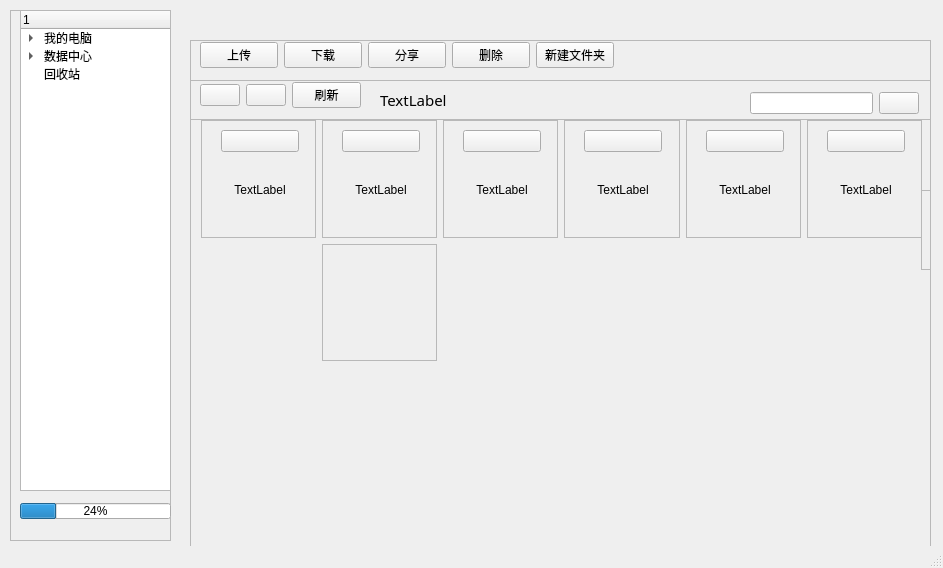
<?xml version="1.0" encoding="UTF-8"?>
<ui version="4.0">
 <class>MainWindow</class>
 <widget class="QMainWindow" name="MainWindow">
  <property name="geometry">
   <rect>
    <x>0</x>
    <y>0</y>
    <width>943</width>
    <height>568</height>
   </rect>
  </property>
  <property name="contextMenuPolicy">
   <enum>Qt::NoContextMenu</enum>
  </property>
  <property name="windowTitle">
   <string>MainWindow</string>
  </property>
  <property name="layoutDirection">
   <enum>Qt::LeftToRight</enum>
  </property>
  <property name="autoFillBackground">
   <bool>false</bool>
  </property>
  <widget class="QWidget" name="centralwidget">
   <widget class="QFrame" name="frame">
    <property name="geometry">
     <rect>
      <x>10</x>
      <y>10</y>
      <width>161</width>
      <height>531</height>
     </rect>
    </property>
    <property name="autoFillBackground">
     <bool>true</bool>
    </property>
    <property name="frameShape">
     <enum>QFrame::StyledPanel</enum>
    </property>
    <property name="frameShadow">
     <enum>QFrame::Raised</enum>
    </property>
    <widget class="QTreeWidget" name="treeWidget">
     <property name="geometry">
      <rect>
       <x>10</x>
       <y>0</y>
       <width>151</width>
       <height>481</height>
      </rect>
     </property>
     <column>
      <property name="text">
       <string/>
      </property>
     </column>
     <item>
      <property name="text">
       <string>我的电脑</string>
      </property>
      <property name="icon">
       <iconset>
        <normaloff>C:/Users/Administrator/Desktop/矢量图/电脑.png</normaloff>C:/Users/Administrator/Desktop/矢量图/电脑.png</iconset>
      </property>
      <item>
       <property name="text">
        <string>C盘</string>
       </property>
      </item>
      <item>
       <property name="text">
        <string>D盘</string>
       </property>
      </item>
      <item>
       <property name="text">
        <string>E盘</string>
       </property>
      </item>
     </item>
     <item>
      <property name="text">
       <string>数据中心</string>
      </property>
      <property name="icon">
       <iconset>
        <normaloff>C:/Users/Administrator/Desktop/矢量图/文档.png</normaloff>C:/Users/Administrator/Desktop/矢量图/文档.png</iconset>
      </property>
      <item>
       <property name="text">
        <string>图片</string>
       </property>
      </item>
      <item>
       <property name="text">
        <string>视频</string>
       </property>
      </item>
      <item>
       <property name="text">
        <string>音乐</string>
       </property>
      </item>
     </item>
     <item>
      <property name="text">
       <string>回收站</string>
      </property>
      <property name="icon">
       <iconset>
        <normaloff>C:/Users/Administrator/Desktop/矢量图/删除.png</normaloff>C:/Users/Administrator/Desktop/矢量图/删除.png</iconset>
      </property>
     </item>
    </widget>
    <widget class="QProgressBar" name="progressBar">
     <property name="geometry">
      <rect>
       <x>10</x>
       <y>493</y>
       <width>151</width>
       <height>16</height>
      </rect>
     </property>
     <property name="value">
      <number>24</number>
     </property>
    </widget>
   </widget>
   <widget class="QFrame" name="frame_2">
    <property name="geometry">
     <rect>
      <x>190</x>
      <y>40</y>
      <width>741</width>
      <height>41</height>
     </rect>
    </property>
    <property name="autoFillBackground">
     <bool>true</bool>
    </property>
    <property name="frameShape">
     <enum>QFrame::StyledPanel</enum>
    </property>
    <property name="frameShadow">
     <enum>QFrame::Raised</enum>
    </property>
    <widget class="QWidget" name="horizontalLayoutWidget">
     <property name="geometry">
      <rect>
       <x>10</x>
       <y>0</y>
       <width>414</width>
       <height>31</height>
      </rect>
     </property>
     <layout class="QHBoxLayout" name="horizontalLayout">
      <item>
       <widget class="QPushButton" name="pushButton_2">
        <property name="autoFillBackground">
         <bool>false</bool>
        </property>
        <property name="text">
         <string>上传</string>
        </property>
        <property name="icon">
         <iconset>
          <normaloff>C:/Users/Administrator/Desktop/矢量图/上传.png</normaloff>C:/Users/Administrator/Desktop/矢量图/上传.png</iconset>
        </property>
       </widget>
      </item>
      <item>
       <widget class="QPushButton" name="pushButton">
        <property name="text">
         <string>下载</string>
        </property>
        <property name="icon">
         <iconset>
          <normaloff>C:/Users/Administrator/Desktop/矢量图/下载.png</normaloff>C:/Users/Administrator/Desktop/矢量图/下载.png</iconset>
        </property>
       </widget>
      </item>
      <item>
       <widget class="QPushButton" name="pushButton_4">
        <property name="text">
         <string>分享</string>
        </property>
        <property name="icon">
         <iconset>
          <normaloff>C:/Users/Administrator/Desktop/矢量图/分享.png</normaloff>C:/Users/Administrator/Desktop/矢量图/分享.png</iconset>
        </property>
       </widget>
      </item>
      <item>
       <widget class="QPushButton" name="pushButton_3">
        <property name="text">
         <string>删除</string>
        </property>
        <property name="icon">
         <iconset>
          <normaloff>C:/Users/Administrator/Desktop/矢量图/删除.png</normaloff>C:/Users/Administrator/Desktop/矢量图/删除.png</iconset>
        </property>
       </widget>
      </item>
      <item>
       <widget class="QPushButton" name="pushButton_5">
        <property name="text">
         <string>新建文件夹</string>
        </property>
        <property name="icon">
         <iconset>
          <normaloff>C:/Users/Administrator/Desktop/矢量图/网盘-新建文件夹.png</normaloff>C:/Users/Administrator/Desktop/矢量图/网盘-新建文件夹.png</iconset>
        </property>
       </widget>
      </item>
     </layout>
    </widget>
   </widget>
   <widget class="QFrame" name="frame_3">
    <property name="geometry">
     <rect>
      <x>190</x>
      <y>80</y>
      <width>741</width>
      <height>41</height>
     </rect>
    </property>
    <property name="autoFillBackground">
     <bool>true</bool>
    </property>
    <property name="frameShape">
     <enum>QFrame::StyledPanel</enum>
    </property>
    <property name="frameShadow">
     <enum>QFrame::Raised</enum>
    </property>
    <widget class="QWidget" name="horizontalLayoutWidget_2">
     <property name="geometry">
      <rect>
       <x>10</x>
       <y>0</y>
       <width>161</width>
       <height>31</height>
      </rect>
     </property>
     <layout class="QHBoxLayout" name="horizontalLayout_2">
      <item>
       <widget class="QPushButton" name="pushButton_8">
        <property name="text">
         <string/>
        </property>
        <property name="icon">
         <iconset>
          <normaloff>C:/Users/Administrator/Desktop/矢量图/left.png</normaloff>C:/Users/Administrator/Desktop/矢量图/left.png</iconset>
        </property>
       </widget>
      </item>
      <item>
       <widget class="QPushButton" name="pushButton_7">
        <property name="text">
         <string/>
        </property>
        <property name="icon">
         <iconset>
          <normaloff>C:/Users/Administrator/Desktop/矢量图/right.png</normaloff>C:/Users/Administrator/Desktop/矢量图/right.png</iconset>
        </property>
       </widget>
      </item>
      <item>
       <widget class="QPushButton" name="pushButton_6">
        <property name="text">
         <string>刷新</string>
        </property>
        <property name="icon">
         <iconset>
          <normaloff>C:/Users/Administrator/Desktop/矢量图/刷新.png</normaloff>C:/Users/Administrator/Desktop/矢量图/刷新.png</iconset>
        </property>
       </widget>
      </item>
     </layout>
    </widget>
    <widget class="QWidget" name="layoutWidget">
     <property name="geometry">
      <rect>
       <x>560</x>
       <y>10</y>
       <width>169</width>
       <height>26</height>
      </rect>
     </property>
     <layout class="QHBoxLayout" name="horizontalLayout_3">
      <item>
       <widget class="QLineEdit" name="lineEdit"/>
      </item>
      <item>
       <widget class="QPushButton" name="pushButton_9">
        <property name="text">
         <string/>
        </property>
        <property name="icon">
         <iconset>
          <normaloff>C:/Users/Administrator/Desktop/矢量图/搜索.png</normaloff>C:/Users/Administrator/Desktop/矢量图/搜索.png</iconset>
        </property>
       </widget>
      </item>
     </layout>
    </widget>
    <widget class="QLabel" name="label_2">
     <property name="geometry">
      <rect>
       <x>190</x>
       <y>10</y>
       <width>351</width>
       <height>20</height>
      </rect>
     </property>
     <property name="font">
      <font>
       <family>Agency FB</family>
       <pointsize>11</pointsize>
       <weight>50</weight>
       <bold>false</bold>
      </font>
     </property>
     <property name="text">
      <string>TextLabel</string>
     </property>
    </widget>
   </widget>
   <widget class="QScrollArea" name="scrollArea">
    <property name="geometry">
     <rect>
      <x>190</x>
      <y>119</y>
      <width>741</width>
      <height>2011</height>
     </rect>
    </property>
    <property name="minimumSize">
     <size>
      <width>253</width>
      <height>150</height>
     </size>
    </property>
    <property name="layoutDirection">
     <enum>Qt::LeftToRight</enum>
    </property>
    <property name="widgetResizable">
     <bool>true</bool>
    </property>
    <widget class="QWidget" name="scrollAreaWidgetContents">
     <property name="geometry">
      <rect>
       <x>0</x>
       <y>0</y>
       <width>739</width>
       <height>2009</height>
      </rect>
     </property>
     <widget class="QWidget" name="gridLayoutWidget">
      <property name="geometry">
       <rect>
        <x>10</x>
        <y>0</y>
        <width>721</width>
        <height>241</height>
       </rect>
      </property>
      <layout class="QGridLayout" name="gridLayout">
       <item row="0" column="3">
        <widget class="QFrame" name="frame_9">
         <property name="frameShape">
          <enum>QFrame::StyledPanel</enum>
         </property>
         <property name="frameShadow">
          <enum>QFrame::Raised</enum>
         </property>
         <widget class="QWidget" name="layoutWidget_4">
          <property name="geometry">
           <rect>
            <x>20</x>
            <y>10</y>
            <width>78</width>
            <height>92</height>
           </rect>
          </property>
          <layout class="QVBoxLayout" name="verticalLayout_4">
           <item>
            <widget class="QPushButton" name="pushButton_14">
             <property name="layoutDirection">
              <enum>Qt::LeftToRight</enum>
             </property>
             <property name="text">
              <string/>
             </property>
             <property name="icon">
              <iconset>
               <normaloff>C:/Users/Administrator/Desktop/矢量图/文件夹.png</normaloff>C:/Users/Administrator/Desktop/矢量图/文件夹.png</iconset>
             </property>
             <property name="iconSize">
              <size>
               <width>64</width>
               <height>64</height>
              </size>
             </property>
            </widget>
           </item>
           <item>
            <widget class="QLabel" name="label_5">
             <property name="text">
              <string>TextLabel</string>
             </property>
             <property name="alignment">
              <set>Qt::AlignCenter</set>
             </property>
            </widget>
           </item>
          </layout>
         </widget>
        </widget>
       </item>
       <item row="0" column="4">
        <widget class="QFrame" name="frame_10">
         <property name="frameShape">
          <enum>QFrame::StyledPanel</enum>
         </property>
         <property name="frameShadow">
          <enum>QFrame::Raised</enum>
         </property>
         <widget class="QWidget" name="layoutWidget_5">
          <property name="geometry">
           <rect>
            <x>20</x>
            <y>10</y>
            <width>78</width>
            <height>92</height>
           </rect>
          </property>
          <layout class="QVBoxLayout" name="verticalLayout_5">
           <item>
            <widget class="QPushButton" name="pushButton_15">
             <property name="layoutDirection">
              <enum>Qt::LeftToRight</enum>
             </property>
             <property name="text">
              <string/>
             </property>
             <property name="icon">
              <iconset>
               <normaloff>C:/Users/Administrator/Desktop/矢量图/文件夹.png</normaloff>C:/Users/Administrator/Desktop/矢量图/文件夹.png</iconset>
             </property>
             <property name="iconSize">
              <size>
               <width>64</width>
               <height>64</height>
              </size>
             </property>
            </widget>
           </item>
           <item>
            <widget class="QLabel" name="label_6">
             <property name="text">
              <string>TextLabel</string>
             </property>
             <property name="alignment">
              <set>Qt::AlignCenter</set>
             </property>
            </widget>
           </item>
          </layout>
         </widget>
        </widget>
       </item>
       <item row="0" column="5">
        <widget class="QFrame" name="frame_12">
         <property name="frameShape">
          <enum>QFrame::StyledPanel</enum>
         </property>
         <property name="frameShadow">
          <enum>QFrame::Raised</enum>
         </property>
         <widget class="QWidget" name="layoutWidget_6">
          <property name="geometry">
           <rect>
            <x>20</x>
            <y>10</y>
            <width>78</width>
            <height>92</height>
           </rect>
          </property>
          <layout class="QVBoxLayout" name="verticalLayout_6">
           <item>
            <widget class="QPushButton" name="pushButton_16">
             <property name="layoutDirection">
              <enum>Qt::LeftToRight</enum>
             </property>
             <property name="text">
              <string/>
             </property>
             <property name="icon">
              <iconset>
               <normaloff>C:/Users/Administrator/Desktop/矢量图/文件夹.png</normaloff>C:/Users/Administrator/Desktop/矢量图/文件夹.png</iconset>
             </property>
             <property name="iconSize">
              <size>
               <width>64</width>
               <height>64</height>
              </size>
             </property>
            </widget>
           </item>
           <item>
            <widget class="QLabel" name="label_7">
             <property name="text">
              <string>TextLabel</string>
             </property>
             <property name="alignment">
              <set>Qt::AlignCenter</set>
             </property>
            </widget>
           </item>
          </layout>
         </widget>
        </widget>
       </item>
       <item row="0" column="2">
        <widget class="QFrame" name="frame_8">
         <property name="frameShape">
          <enum>QFrame::StyledPanel</enum>
         </property>
         <property name="frameShadow">
          <enum>QFrame::Raised</enum>
         </property>
         <widget class="QWidget" name="layoutWidget_3">
          <property name="geometry">
           <rect>
            <x>20</x>
            <y>10</y>
            <width>78</width>
            <height>92</height>
           </rect>
          </property>
          <layout class="QVBoxLayout" name="verticalLayout_3">
           <item>
            <widget class="QPushButton" name="pushButton_13">
             <property name="layoutDirection">
              <enum>Qt::LeftToRight</enum>
             </property>
             <property name="text">
              <string/>
             </property>
             <property name="icon">
              <iconset>
               <normaloff>C:/Users/Administrator/Desktop/矢量图/文件夹.png</normaloff>C:/Users/Administrator/Desktop/矢量图/文件夹.png</iconset>
             </property>
             <property name="iconSize">
              <size>
               <width>64</width>
               <height>64</height>
              </size>
             </property>
            </widget>
           </item>
           <item>
            <widget class="QLabel" name="label_4">
             <property name="text">
              <string>TextLabel</string>
             </property>
             <property name="alignment">
              <set>Qt::AlignCenter</set>
             </property>
            </widget>
           </item>
          </layout>
         </widget>
        </widget>
       </item>
       <item row="0" column="1">
        <widget class="QFrame" name="frame_7">
         <property name="frameShape">
          <enum>QFrame::StyledPanel</enum>
         </property>
         <property name="frameShadow">
          <enum>QFrame::Raised</enum>
         </property>
         <widget class="QWidget" name="layoutWidget_2">
          <property name="geometry">
           <rect>
            <x>20</x>
            <y>10</y>
            <width>78</width>
            <height>92</height>
           </rect>
          </property>
          <layout class="QVBoxLayout" name="verticalLayout_2">
           <item>
            <widget class="QPushButton" name="pushButton_12">
             <property name="layoutDirection">
              <enum>Qt::LeftToRight</enum>
             </property>
             <property name="text">
              <string/>
             </property>
             <property name="icon">
              <iconset>
               <normaloff>C:/Users/Administrator/Desktop/矢量图/文件夹.png</normaloff>C:/Users/Administrator/Desktop/矢量图/文件夹.png</iconset>
             </property>
             <property name="iconSize">
              <size>
               <width>64</width>
               <height>64</height>
              </size>
             </property>
            </widget>
           </item>
           <item>
            <widget class="QLabel" name="label_3">
             <property name="text">
              <string>TextLabel</string>
             </property>
             <property name="alignment">
              <set>Qt::AlignCenter</set>
             </property>
            </widget>
           </item>
          </layout>
         </widget>
        </widget>
       </item>
       <item row="0" column="0">
        <widget class="QFrame" name="frame_6">
         <property name="frameShape">
          <enum>QFrame::StyledPanel</enum>
         </property>
         <property name="frameShadow">
          <enum>QFrame::Raised</enum>
         </property>
         <widget class="QWidget" name="layoutWidget">
          <property name="geometry">
           <rect>
            <x>20</x>
            <y>10</y>
            <width>78</width>
            <height>92</height>
           </rect>
          </property>
          <layout class="QVBoxLayout" name="verticalLayout">
           <item>
            <widget class="QPushButton" name="pushButton_10">
             <property name="layoutDirection">
              <enum>Qt::LeftToRight</enum>
             </property>
             <property name="text">
              <string/>
             </property>
             <property name="icon">
              <iconset>
               <normaloff>C:/Users/Administrator/Desktop/矢量图/文件夹.png</normaloff>C:/Users/Administrator/Desktop/矢量图/文件夹.png</iconset>
             </property>
             <property name="iconSize">
              <size>
               <width>64</width>
               <height>64</height>
              </size>
             </property>
            </widget>
           </item>
           <item>
            <widget class="QLabel" name="label">
             <property name="text">
              <string>TextLabel</string>
             </property>
             <property name="alignment">
              <set>Qt::AlignCenter</set>
             </property>
            </widget>
           </item>
          </layout>
         </widget>
        </widget>
       </item>
       <item row="1" column="1">
        <widget class="QFrame" name="frame_4">
         <property name="frameShape">
          <enum>QFrame::StyledPanel</enum>
         </property>
         <property name="frameShadow">
          <enum>QFrame::Raised</enum>
         </property>
        </widget>
       </item>
       <item row="1" column="0">
        <layout class="QVBoxLayout" name="verticalLayout_7"/>
       </item>
      </layout>
     </widget>
     <widget class="QFrame" name="frame_11">
      <property name="geometry">
       <rect>
        <x>730</x>
        <y>70</y>
        <width>120</width>
        <height>80</height>
       </rect>
      </property>
      <property name="frameShape">
       <enum>QFrame::StyledPanel</enum>
      </property>
      <property name="frameShadow">
       <enum>QFrame::Raised</enum>
      </property>
     </widget>
    </widget>
   </widget>
  </widget>
  <widget class="QStatusBar" name="statusbar"/>
 </widget>
 <resources/>
 <connections>
  <connection>
   <sender>pushButton_2</sender>
   <signal>clicked()</signal>
   <receiver>MainWindow</receiver>
   <slot>upload()</slot>
   <hints>
    <hint type="sourcelabel">
     <x>237</x>
     <y>56</y>
    </hint>
    <hint type="destinationlabel">
     <x>245</x>
     <y>5</y>
    </hint>
   </hints>
  </connection>
  <connection>
   <sender>pushButton</sender>
   <signal>clicked()</signal>
   <receiver>MainWindow</receiver>
   <slot>download()</slot>
   <hints>
    <hint type="sourcelabel">
     <x>332</x>
     <y>46</y>
    </hint>
    <hint type="destinationlabel">
     <x>335</x>
     <y>10</y>
    </hint>
   </hints>
  </connection>
  <connection>
   <sender>pushButton_4</sender>
   <signal>clicked()</signal>
   <receiver>MainWindow</receiver>
   <slot>share()</slot>
   <hints>
    <hint type="sourcelabel">
     <x>410</x>
     <y>44</y>
    </hint>
    <hint type="destinationlabel">
     <x>427</x>
     <y>15</y>
    </hint>
   </hints>
  </connection>
  <connection>
   <sender>pushButton_3</sender>
   <signal>clicked()</signal>
   <receiver>MainWindow</receiver>
   <slot>delete()</slot>
   <hints>
    <hint type="sourcelabel">
     <x>492</x>
     <y>50</y>
    </hint>
    <hint type="destinationlabel">
     <x>500</x>
     <y>19</y>
    </hint>
   </hints>
  </connection>
  <connection>
   <sender>pushButton_5</sender>
   <signal>clicked()</signal>
   <receiver>MainWindow</receiver>
   <slot>newfile()</slot>
   <hints>
    <hint type="sourcelabel">
     <x>596</x>
     <y>51</y>
    </hint>
    <hint type="destinationlabel">
     <x>606</x>
     <y>11</y>
    </hint>
   </hints>
  </connection>
  <connection>
   <sender>pushButton_9</sender>
   <signal>clicked()</signal>
   <receiver>MainWindow</receiver>
   <slot>searchfile()</slot>
   <hints>
    <hint type="sourcelabel">
     <x>896</x>
     <y>99</y>
    </hint>
    <hint type="destinationlabel">
     <x>898</x>
     <y>79</y>
    </hint>
   </hints>
  </connection>
  <connection>
   <sender>pushButton_8</sender>
   <signal>clicked()</signal>
   <receiver>MainWindow</receiver>
   <slot>forward()</slot>
   <hints>
    <hint type="sourcelabel">
     <x>209</x>
     <y>100</y>
    </hint>
    <hint type="destinationlabel">
     <x>186</x>
     <y>4</y>
    </hint>
   </hints>
  </connection>
  <connection>
   <sender>pushButton_7</sender>
   <signal>clicked()</signal>
   <receiver>MainWindow</receiver>
   <slot>back()</slot>
   <hints>
    <hint type="sourcelabel">
     <x>262</x>
     <y>87</y>
    </hint>
    <hint type="destinationlabel">
     <x>181</x>
     <y>126</y>
    </hint>
   </hints>
  </connection>
  <connection>
   <sender>pushButton_10</sender>
   <signal>pressed()</signal>
   <receiver>MainWindow</receiver>
   <slot>selectfile()</slot>
   <hints>
    <hint type="sourcelabel">
     <x>272</x>
     <y>144</y>
    </hint>
    <hint type="destinationlabel">
     <x>322</x>
     <y>122</y>
    </hint>
   </hints>
  </connection>
  <connection>
   <sender>pushButton_10</sender>
   <signal>toggled(bool)</signal>
   <receiver>MainWindow</receiver>
   <slot>share()</slot>
   <hints>
    <hint type="sourcelabel">
     <x>238</x>
     <y>176</y>
    </hint>
    <hint type="destinationlabel">
     <x>183</x>
     <y>403</y>
    </hint>
   </hints>
  </connection>
 </connections>
 <slots>
  <slot>upload()</slot>
  <slot>download()</slot>
  <slot>share()</slot>
  <slot>delete()</slot>
  <slot>newfile()</slot>
  <slot>searchfile()</slot>
  <slot>selectfile()</slot>
  <slot>forward()</slot>
  <slot>back()</slot>
  <slot>refresh()</slot>
 </slots>
</ui>
